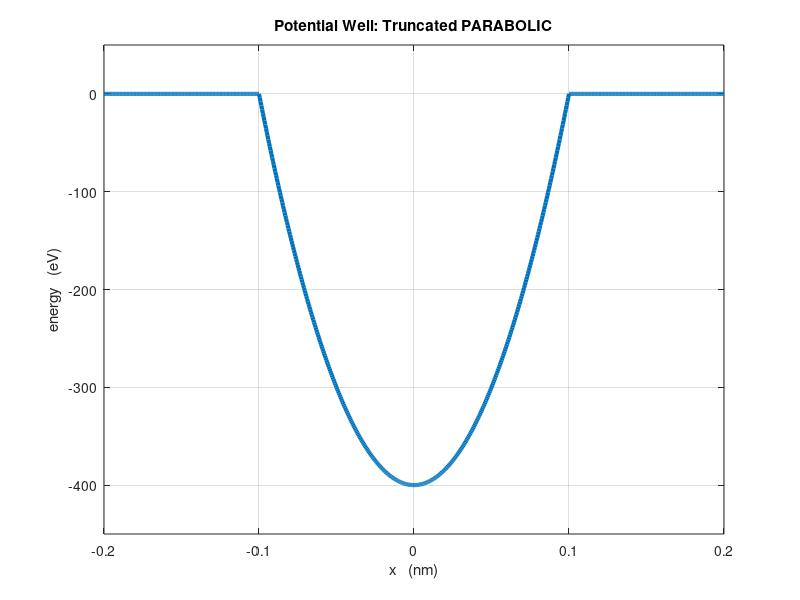

Here is the MATLAB script that generated this plot:
% se_wells.m
% Ian Cooper
% School of Physics, University of Sydney
% Potential Wells for solving time independent Schrodinger Equation
% You change the Well parameters in the code for each well type
% Energies values are in eV (electron volts)
% Lengths are in nm (nanometers)
% Other units S.I.
% xMin and xMax define range for x-axis
% x1, x2, ...  well parameters - distance (nm)
% U1, U2, ...  well parameters = potential energy (eV)

clear all
close all
clc

num = 801;             % Number of data points (odd number)

% Constants ------------------------------------------------------------
hbar = 1.055e-34;      % J.s
e = 1.602e-19;         % C
me = 9.109e-31;        % kg  electron mass
mp = 1.67252e-27;      % kg  proton mass
mn = 1.67482e-27;        % kg neutron mass
eps0 = 8.854e-12;      % F/m

m = me;                % Mass of particle


Ese = 1.6e-19;                      % Energy scaling factor  
Lse = 1e-9;                         % Length scaling factor
Cse = -hbar^2/(2*m) / (Lse^2*Ese);  % Schrodinger Eq constant       

% Potential well parameters --------------------------------------------
U = zeros(num,1);
U_matrix = zeros(num-2);

% Potential well types -----------------------------------------------
disp('  ');
disp('  ');
disp('   POTENTIAL WELL TYPES - enter 1 or 2 or 3 ... or 7');
disp('  ');
disp('   1: Square well');
disp(' ');
disp('   2: Stepped well (Asymmetrical well)');
disp(' ');
disp('   3: Double well');
disp(' ');
disp('   4: Sloping well');
disp(' ');
disp('   5: Truncated Parabolic well');
disp(' ');
disp('   6: Morse Potential');
disp(' ');
disp('   7: Parabolic fit to Morse Potential');
disp(' ');
disp('   8: Lattice');
disp(' ');
wellType = input('Specify well type: 1, 2, 3, 4, 5, 6, 7, 8    ');
disp(' ');
disp(' ');

% Potential Wells -----------------------------------------------------
switch wellType
   
% square well **********************************************************
case 1
    xMin = -0.1;         % default = -0.1 nm
    xMax = +0.1;         % default = +0.1 nm
    x1 = 0.05;            % 1/2 well width: default = 0.05 nm
    U1 = -400;            % Depth of well (eV): default = -400 eV
    
    % x1 = 1.5e-6;         % code for deuteron
    % xMin = 0;
    % xMax = +20*x1;
    % U1 = -58.5e6;
    %m = mp*mn/(mp+mn);     % reduced mass - deuteron
    
    % U1 = 0;             % code for infinite square well     
     
   x = linspace(xMin,xMax, num);
   for cn = 1 : num
   if abs(x(cn)) <= x1, U(cn) = U1; end; %if;
   end; %for
   s = sprintf('Potential Well: SQUARE');
   
% step well ************************************************************
% Asymmetrical well: comment the line %if x(cn) > x1/2, U(cn) = 0; end
    
    case 2
    xMin = -0.15;        % default = -0.15 nm
    xMax = +0.15;        % default = +0.15 nm
    x1 = 0.1;            % Total width of well: default = 0.1 nm
    x2 = 0.06;           % Width of LHS well: default = 0.06 nm;
    U1 = -400;           % Depth of LHS well; default = -400 eV;
    U2 = -250;           % Depth of RHS well (eV); default = -250 eV;
    
    x = linspace(xMin,xMax, num); 
    for cn = 1 : num
    if x(cn) >= -x1/2,      U(cn) = U1; end;  %if
    if x(cn) >= -x1/2 + x2, U(cn) = U2; end;  %if
    %if x(cn) > x1/2,        U(cn) = 0;  end; %if
        % comment above line to give an asymmetrical well
    end %for
    s = sprintf('Potential Well: STEPPED');
   
% double well ************************************************************   
case 3   
   U1 = -400;      % Depth of LHS well: default = -440 eV
   U2 = -400;      % Depth of RHS well: default = -400 eV
   U3 = -100;       % Depth of separation section: default = 100 eV 
   x1 = 0.10;      % width of LHS well: default = 0.10 nm
   x2 = 0.10;      % Width of RHS well: default = 0.10 nm
   x3 = 0.10;      % Width of separtion section: default = 0.10 nm
   xEnd = 0.05;    % parameters to define range for x-axis: default = 0.05 nm
   
   xMin = -(xEnd+x1+x3/2);
   xMax = x3/2+x2+xEnd;
   dx = (xMax-xMin)/(num-1);
   x = xMin : dx : xMax;  
        
   for cn = 1 : num
       if x(cn) >= xMin+ xEnd & x(cn) <= x1 + xMin+ xEnd, U(cn) = U1; end;
       if x(cn) >= x3/2 & x(cn) <= x2+x3/2, U(cn) = U2; end;
       if abs(x(cn)) < x3/2, U(cn) = U3; end
   end
   s = sprintf('Potential Well: DOUBLE');
   
% sloping well ***********************************************************
% Enter energies in eV and distances in nm
    case 4
    % Input parameters
    xMin = -0.1;      % default value = -0.1 nm
    xMax = +0.1;      % default value = + 0.1 nm
    U1 = -1200;        % Depth of LHS well: default = -1200 eV;
    U2 = -200;        % Depth of RHS well: default = -200 eV;
    x1 = 0.05;        % 1/2 width of well: default = 0.05 nm;
    
    x = linspace(xMin,xMax, num);
    intercept = (U1+U2)/2;
    slope = (U2-U1)/(2*x1);
    
   for cn = 1 : num
   if abs(x(cn))<= x1, U(cn) = slope * x(cn) + intercept; end;
   end %for    
   s = sprintf('Potential Well: SLOPING');
   
% parabolic ****************************************************************
case 5   
    xMin = -0.2;                  % default = -0. nm
    xMax = +0.2;                  % default = +0.2 nm
    x1 = 0.2;                     % width default = 0.2 nm;
    U1 = -400;                    % well depth default = -400 eV;
    
   x = linspace(xMin,xMax, num); 
   for cn = 1 : num
   if abs(x(cn))<=x1/2,   U(cn) = -(4*U1/(x1*x1))*x(cn)^2+U1; end;
   end %for    
   s = sprintf('Potential Well: Truncated PARABOLIC');
   
% Morse *******************************************************************
case 6   
    U1 = -1200;          % Depth of well (eV): default = -2000
    x0 = 0.08;
    S = 0.075;
   
    xMin = 0;
    xMax = 0.3;
    
    dx = (xMax-xMin)/(num-1);
    x = xMin : dx : xMax;    
    
    for cn = 1 : num
    U(cn) = U1 * (1 - (exp((x0 - x(cn))/S)-1)^2);
    end
    
    s = sprintf('Potential Well: MORSE potential');
 
   
%Parabolic fit to Morse  incomplete
case 7

    U1 = -1200;     % Morse minimum
    U2 = 0;         % Outside potential

    R1 = 0.08;      % Position of minimum (nm)
    R2 = 0.15;      % Width parameter (nm)

    xMin = 0;
    xMax = 0.3;

    x = linspace(xMin,xMax,num);

    for c = 1:num
        a1 = (U1-U2)/(R2^2);
        a2 = -(2*a1*R1);
        a3 = U1 + a1*R1^2;

        U(c) = a1*x(c)^2 + a2*x(c) + a3;

        if U(c) > 0
            U(c) = 0;
        end
    end

    s = sprintf('Potential Well: PARABOLIC FIT TO MORSE');
 %case 7   
   % disp('Change Setup values for Morse Potential');
    %for c = 1 : num
      % a1 = (U1-U2)/(R2^2);
      % a2 = (U1-U2)*2*R1/(R2^2);
      % a3 = -U1+(U1-U2)*R1^2/R2^2;
      %U(c) = a1*x(c)^2+a2*x(c)+a3;
    	%if U(c) > 400, U(c) = 400; end;   
   % end %for    
  % s = sprintf('Potential Well: PARABOLIC fit to MORSE potential');

% Lattice
case 8 
    num = 5001;
    wellNum = 12;      % number of wells
    U1 = -350;
    x1 = 0.05;
    x2 = 0.075;
    xEnd = 0.05;
    wellDepth = U1.*ones(wellNum,1);   % depth of wells
    wellWidth = x1.*ones(wellNum,1);
    wellSeparation = x2.*ones(wellNum-1,1);
    wellcenter = zeros(wellNum,1);
    xMin = 0;
    xMax = 2*xEnd + sum(wellSeparation) + 0.5*(wellWidth(1)+wellWidth(wellNum));
    x = linspace(xMin,xMax,num);
    dx = (xMax-xMin)/(num-1);
    U = zeros(num,1);
    wellcenter(1) = xMin+xEnd+wellWidth(1)/2;
    
    for cm = 2: wellNum
        wellcenter(cm) = wellcenter(cm-1) + wellSeparation(cm-1);
    end
    
    for cm = 1 : wellNum
    for cn = 1 : num 
        if abs(x(cn)-wellcenter(cm)) <= wellWidth(cm)/2; U(cn) = wellDepth(cm); end
    end
    end
     
    
    %wellDepth = U1 .* ones(numWells,1);
    %wellWidth = R1 .* ones(numWells,1);
    %defect-----------------------
    %wellDepth(5) = U2;
    %wellWidth(5) = R2;
    % defect----------------------
     %  for cn = 1 : numWells
      %     wellCentre(cn) = R1/2+ R1*(cn-1);
       %    for cm = 1: num
        %   if abs(x(cm)-wellCentre(cn)) < R2/2, U(cm) = wellDepth(cn); end
         %  end        
       %end  
   
s = sprintf('Potential Well: Lattice');

% Colvalent bonding   V shaped potentail wells   
    case 9 
    num = 1000;
    U1 = -1000;
    x1 = 0.01;
    xMin = -0.15;
    xMax = -xMin;
    x = linspace(xMin,xMax,num);
    dx = (xMax-xMin)/(num-1);
    U = zeros(num,1);
    Kc = e/(4*pi*eps0*L0);
    %Uc = 2*Kc / (x1/2+eps);
   
    for cn = 1 : num
      U(cn) =  -Kc * (1/abs(x(cn)-x1/2+eps) + 1/abs(x(cn)+x1/2+eps));
    end      
    U = U + U(end);
    
    for cn = 1 : num
       if U(cn) < U1, U(cn) = U1; end
    end    
    %W = R2/2;
        %w(1) = -R1-2*W; w(2) = w(1) + W; w(3) = w(2)+W;
        %w(4) =  R1; w(5) = w(4) + W; w(6) = w(5)+W;
        %slope(1) = U1/(w(2)-w(1)); b(1) = 0 - slope(1)*w(1);
        %slope(2) = -slope(1); b(2) = U1 - slope(2)*w(2);
        %slope(3) = slope(1); b(3) = 0 - slope(3)*w(4);
        %slope(4) = slope(2); b(4) = U1 - slope(4)*w(5);
        %Ua = 0; Ub = 0;
        %xa = x(c)-R2/2; xb = x(c)+R2/2;
   %for cn = 1 : num
        %if x(cn) > w(1) & x(cn) <= w(2), U(cn) = slope(1)*x(cn)+b(1); end
        %if x(cn) > w(2) & x(cn) <= w(3) , U(cn) = slope(2)*x(cn)+b(2); end
        %if x(cn) > w(4) & x(cn) <= w(5), U(cn) = slope(3)*x(cn)+b(3); end
        %if x(cn) > w(5) & x(cn) <= w(6) , U(cn) = slope(4)*x(cn)+b(4); end
    %    if x(cn) > w(1) & x(cn) <= w(2), U(cn) = U1; end
     %   if x(cn) > w(2) & x(cn) <= w(3) , U(cn) = U1; end
      %  if x(cn) > w(4) & x(cn) <= w(5), U(cn) = U1; end
       % if x(cn) > w(5) & x(cn) <= w(6) , U(cn) = U1; end
        
        
        %if abs(xa)<(R1/2),   Ua = (1-2*abs(xa)/R1) * U1; end;
   %if abs(xb)<(R1/2),   Ub = (1-2*abs(xb)/R1) * U1; end;
   %U(c) = Ua+Ub;
   %end  % for cn  
   s = sprintf('Potential Well: Double: V Shaped');
   
    case 10
       xMin = -0.1;         % default = -0.1 nm
    xMax = +0.1;         % default = +0.1 nm
    x1 = 0.05;            % 1/2 well width: default = 0.05 nm
    U1 = -400;            % Depth of well (eV): default = -400 eV
    
    % x1 = 1.5e-6;         % code for deuteron
    % xMin = 0;
    % xMax = +20*x1;
    % U1 = -58.5e6;
    %m = mp*mn/(mp+mn);     % reduced mass - deuteron
    
    % U1 = 0;             % code for infinite square well     
     
   x = linspace(xMin,xMax, num);
   for cn = 1 : num
   if abs(x(cn)) <= x1, U(cn) = U1; end; %if;
   end; %for
   s = sprintf('Potential Well: SQUARE');
   

   
end;   % switch wellType

% Graphics -------------------------------------------------------------\
figure(1);
set(gcf,'Name','Potential Energy','NumberTitle','off')
plot(x,U,'LineWidth',3);
axis([xMin-eps xMax min(U)-50 max(U)+50]);

title(s);
xlabel('x   (nm)');
ylabel('energy   (eV)');
grid on

% Make potential energy matrix
dx = (x(2)-x(1));
dx2 = dx^2;


for cn =1:(num-2)
    U_matrix(cn,cn) = U(cn+1);
end;
